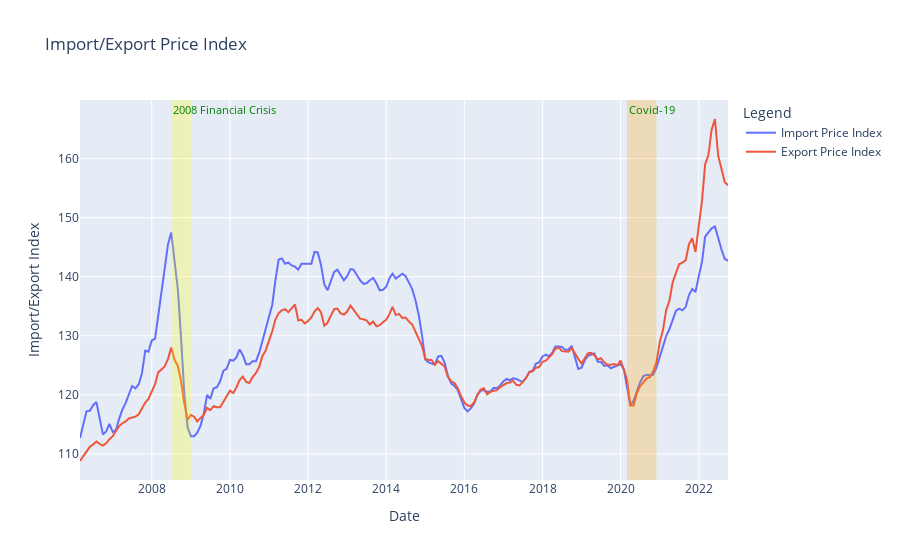

Here is the notebook cell this chart was saved with:
### Code cell
Import_Export_fig = px.line(data, x=data.Date, y = import_export.columns, title='Import/Export Price Index')
Import_Export_fig.update_yaxes(title_text = 'Import/Export Index')
Import_Export_fig.update_layout(legend_title_text = 'Legend')

# Import_Export_fig.add_annotation(x='2008-09-01', y=137,
#             text="Lehman Brothers Crisis, Sep 2008",
#             showarrow=True,
#             arrowhead=2,
#             yanchor= 'bottom')

# Import_Export_fig.add_annotation(x='2020-04-01', y=120,
#             text="Covid-19, Apr 2020",
#             showarrow=True,
#             arrowhead=2,
#             )

Import_Export_fig.add_vrect(x0="2008-07-01", x1="2009-01-01", 
              annotation_text="2008 Financial Crisis", annotation_position="top left",  
              annotation_font_size=11,
              annotation_font_color="Green",
              fillcolor="yellow", opacity=0.25, line_width=0)

Import_Export_fig.add_vrect(x0="2020-03-01", x1="2020-12-01", 
              annotation_text="Covid-19", annotation_position="top left",  
              annotation_font_size=11,
              annotation_font_color="Green",
              fillcolor="orange", opacity=0.25, line_width=0)

Import_Export_fig.show()

### Figure 1 — Plotly figure (JSON) as saved in the notebook; plotly's stock layout.template omitted (floating-point values rounded to 4 significant figures; data arrays with more than 128 entries replaced by an {"elided": "..."} marker saying what was removed)
{"data": [{"hovertemplate": "variable=Import Price Index<br>Date=%{x}<br>value=%{y}<extra></extra>", "legendgroup": "Import Price Index", "line": {"color": "#636efa", "dash": "solid"}, "marker": {"symbol": "circle"}, "mode": "lines", "name": "Import Price Index", "orientation": "v", "showlegend": true, "type": "scatter", "x": {"elided": "200 str values"}, "xaxis": "x", "y": {"elided": "200 float values"}, "yaxis": "y"}, {"hovertemplate": "variable=Export Price Index<br>Date=%{x}<br>value=%{y}<extra></extra>", "legendgroup": "Export Price Index", "line": {"color": "#EF553B", "dash": "solid"}, "marker": {"symbol": "circle"}, "mode": "lines", "name": "Export Price Index", "orientation": "v", "showlegend": true, "type": "scatter", "x": {"elided": "200 str values"}, "xaxis": "x", "y": {"elided": "200 float values"}, "yaxis": "y"}], "layout": {"annotations": [{"font": {"color": "Green", "size": 11}, "showarrow": false, "text": "2008 Financial Crisis", "x": "2008-07-01", "xanchor": "left", "xref": "x", "y": 1, "yanchor": "top", "yref": "y domain"}, {"font": {"color": "Green", "size": 11}, "showarrow": false, "text": "Covid-19", "x": "2020-03-01", "xanchor": "left", "xref": "x", "y": 1, "yanchor": "top", "yref": "y domain"}], "legend": {"title": {"text": "Legend"}, "tracegroupgap": 0}, "shapes": [{"fillcolor": "yellow", "line": {"width": 0}, "opacity": 0.25, "type": "rect", "x0": "2008-07-01", "x1": "2009-01-01", "xref": "x", "y0": 0, "y1": 1, "yref": "y domain"}, {"fillcolor": "orange", "line": {"width": 0}, "opacity": 0.25, "type": "rect", "x0": "2020-03-01", "x1": "2020-12-01", "xref": "x", "y0": 0, "y1": 1, "yref": "y domain"}], "title": {"text": "Import/Export Price Index"}, "xaxis": {"anchor": "y", "domain": [0, 1], "title": {"text": "Date"}}, "yaxis": {"anchor": "x", "domain": [0, 1], "title": {"text": "Import/Export Index"}}}}
